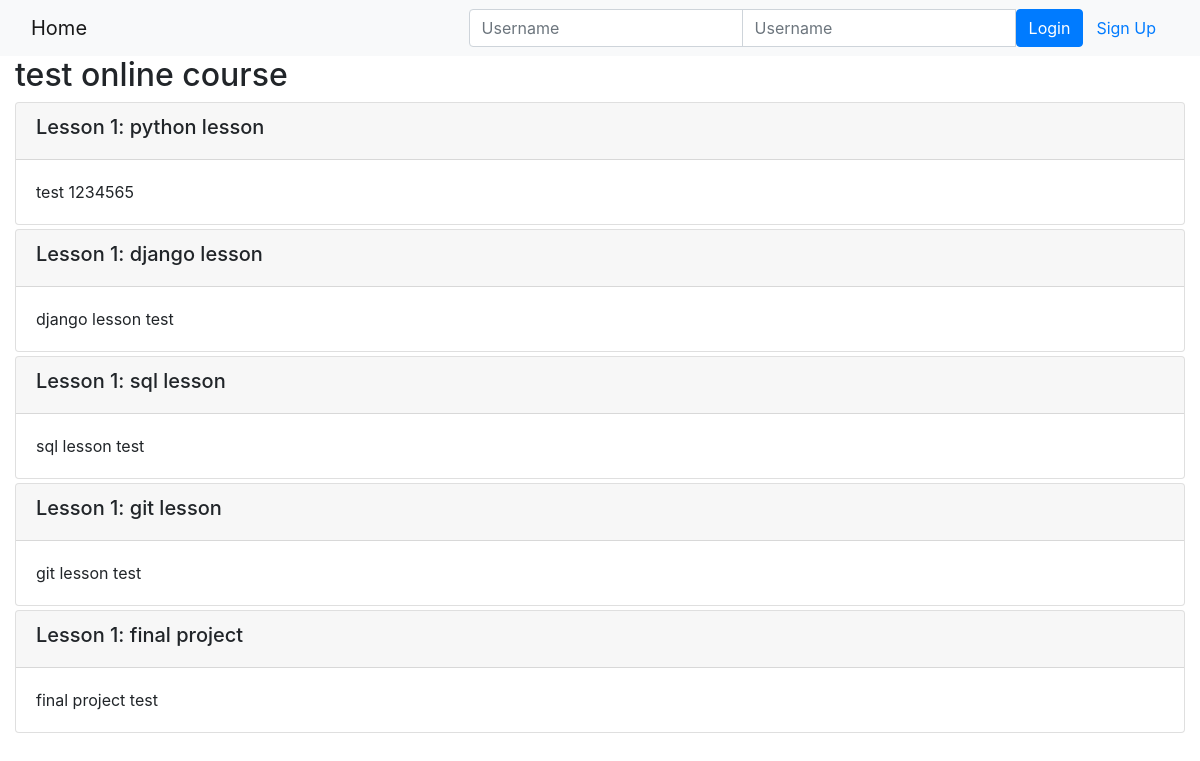
/onlinecourse/1/, run on an earlier commit of the app's database.
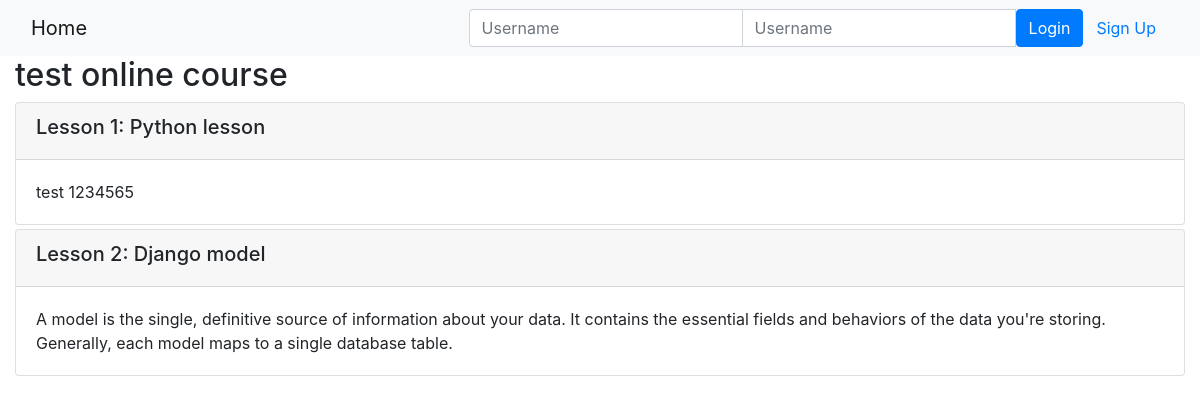
And on a later commit of the database.
### onlinecourse/models.py (models this page shows, shortened)
class Course(models.Model):
    name = models.CharField(null=False, max_length=30, default='online course')
    image = models.ImageField(upload_to='course_images/')
    description = models.CharField(max_length=1000)
    pub_date = models.DateField(null=True)
    instructors = models.ManyToManyField(Instructor)
    users = models.ManyToManyField(settings.AUTH_USER_MODEL, through='Enrollment')
    total_enrollment = models.IntegerField(default=0)
    is_enrolled = False

class Lesson(models.Model):
    title = models.CharField(max_length=200, default="title")
    order = models.IntegerField(default=0)
    course = models.ForeignKey(Course, on_delete=models.CASCADE)
    content = models.TextField()

### onlinecourse/views.py (the view)
# urls.py: path('<int:pk>/', views.CourseDetailView.as_view(), name='course_details'),
class CourseDetailView(generic.DetailView):
    model = Course
    template_name = 'onlinecourse/course_detail_bootstrap.html'

### onlinecourse/templates/onlinecourse/course_detail_bootstrap.html (shortened to what this page needs)
<!DOCTYPE html>
<html lang="en">
<head>
     {% load static %}
    <link rel="stylesheet" href="https://maxcdn.bootstrapcdn.com/bootstrap/4.5.2/css/bootstrap.min.css">
</head>
<body>
    <nav class="navbar navbar-light bg-light">
        <div class="container-fluid">
            <div class="navbar-header">
                  <a class="navbar-brand" href="{% url 'onlinecourse:index' %}">Home</a>
            </div>
            <ul class="nav navbar-nav navbar-right">
                {% if user.is_authenticated %}
                <li>
                    <a class="btn btn-link" href="#">{{ user.first_name }}({{ user.username }})</a>
                    <a class="btn btn-link" href="{% url 'onlinecourse:logout' %}">Logout</a>
                </li>
                {% else %}
                <li>
                    <form class="form-inline" action="{% url 'onlinecourse:login' %}" method="post">
                        <div class="input-group">
                            <input type="text" class="form-control" placeholder="Username" name="username" >
                            <input type="password" class="form-control" placeholder="Username" name="psw" >
                            <button class="btn btn-primary" type="submit">Login</button>
                            <a class="btn btn-link" href="{% url 'onlinecourse:registration' %}">Sign Up</a>
                        </div>
                    </form>
                </li>
                {% endif %}
            </ul>
        </div>
    </nav>
    <div class="container-fluid">
        <h2>{{ course.name }}</h2>
        <div class="card-columns-vertical">
            {% for lesson in course.lesson_set.all %}
                <div class="card mt-1">
                    <div class="card-header"><h5>Lesson {{lesson.order|add:1}}: {{lesson.title}}</h5></div>
                    <div class="card-body">{{lesson.content}}</div>
                </div>
            {% endfor %}
        </div>
    </div>
</body>
</html>

What changed in the data, as far as the page shows it:
removed Lesson: order|add "1", title "sql lesson", content "sql lesson test"
removed Lesson: order|add "1", title "git lesson", content "git lesson test"
removed Lesson: order|add "1", title "final project", content "final project test"
changed Lesson "test 1234565": title "python lesson" → "Python lesson"
changed Lesson: order|add "1" → "2"; title "django lesson" → "Django model"; content "django lesson test" → "A model is the single, definitive source of information about your data. It contains the essential fields and behaviors of the data you're storing. Generally, each model maps to a single database table."
